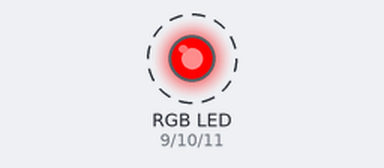
This sketch was run on a simulated Arduino Uno, built with avr-gcc and run on an emulated ATmega328P. Shown: an RGB LED mixed from three pins (HIGH = lit). Dashed ring = blinking.

Above: at 0.5 s.
Timing chart, 0 to 4.6 s (numbered marks = the images above):
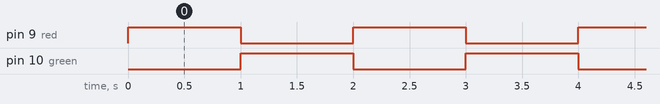

The sketch:

rgb2.ino
```cpp
int blue = 11; //pwm pinine bağladık çünkü 0-255 arası değerler vereceğiz.
int green = 10;
int red = 9;

void setup() {
  pinMode(blue, OUTPUT);
  pinMode(green, OUTPUT);
  pinMode(red, OUTPUT);

}

void loop() {
  analogWrite(red, 255);
  analogWrite(green, 0);
  analogWrite(blue, 0);

  delay(1000);

  analogWrite(red, 0);
  analogWrite(green, 255);
  analogWrite(blue, 0);

  delay(1000);
}
```

Measured:
- by itself, pin 9 (red), pin 10 (green): alternates HIGH for 1.0 s and LOW for 1.0 s
